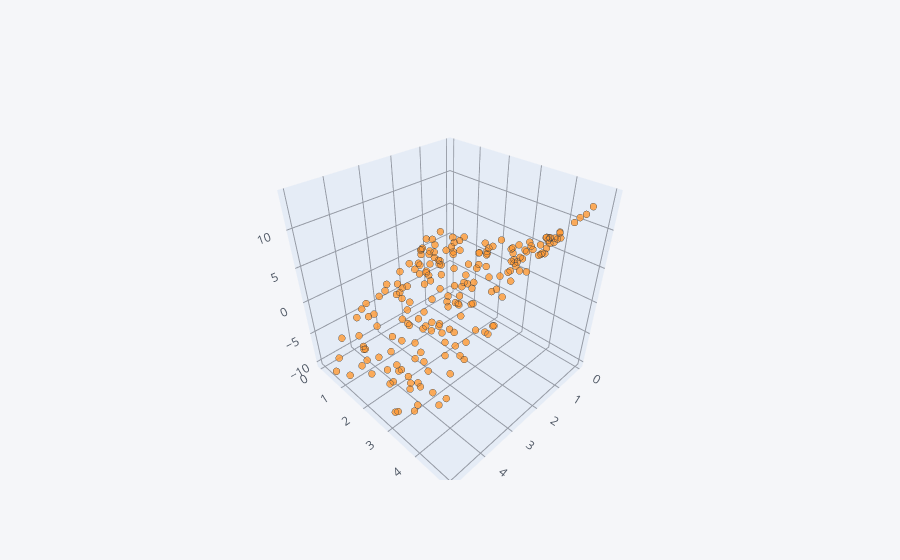

Notebook source saved alongside this figure:
### Code cell
df.iplot(kind='scatter3d', x='x1', y='x2', z='y',
         text='text', categories='categories', size=4)

### Figure 1 — Plotly figure (JSON) as saved in the notebook; plotly's stock layout.template omitted (floating-point values rounded to 4 significant figures; data arrays with more than 128 entries replaced by an {"elided": "..."} marker saying what was removed)
{"data": [{"marker": {"color": "rgba(255, 153, 51, 1.0)", "line": {"width": 1.3}, "opacity": 0.8, "size": 4, "symbol": "circle"}, "mode": "markers", "name": "", "text": {"elided": "200 str values"}, "textfont": {"color": "#4D5663"}, "x": {"elided": "200 float values"}, "y": {"elided": "200 float values"}, "z": {"elided": "200 float values"}, "type": "scatter3d"}], "layout": {"legend": {"bgcolor": "#F5F6F9", "font": {"color": "#4D5663"}}, "paper_bgcolor": "#F5F6F9", "plot_bgcolor": "#F5F6F9", "scene": {"xaxis": {"gridcolor": "#9499A3", "showgrid": true, "tickfont": {"color": "#4D5663"}, "title": {"font": {"color": "#4D5663"}, "text": ""}, "zerolinecolor": "#9499A3"}, "yaxis": {"gridcolor": "#9499A3", "showgrid": true, "tickfont": {"color": "#4D5663"}, "title": {"font": {"color": "#4D5663"}, "text": ""}, "zerolinecolor": "#9499A3"}, "zaxis": {"gridcolor": "#9499A3", "showgrid": true, "tickfont": {"color": "#4D5663"}, "title": {"font": {"color": "#4D5663"}, "text": ""}, "zerolinecolor": "#9499A3"}}, "title": {"font": {"color": "#4D5663"}}}}
